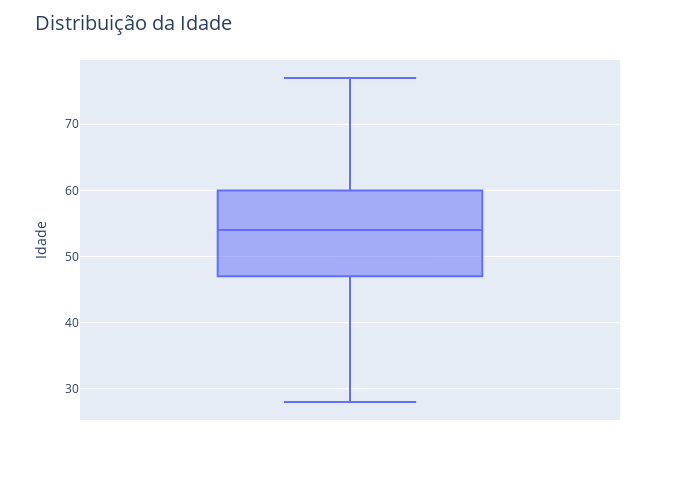

The cell this chart's notebook holds for it:
### Markdown cell above
**Idade**

### Code cell
boxplot = px.box(df2, y='Age')

boxplot.update_layout(
    title='Distribuição da Idade',
    width=700,
    height=500,
    title_font_size=20,
    font=dict(size=12),
    xaxis_title=None,
    yaxis_title='Idade',
)
boxplot.show()

### Figure 1 — Plotly figure (JSON) as saved in the notebook; plotly's stock layout.template omitted (floating-point values rounded to 4 significant figures; data arrays with more than 128 entries replaced by an {"elided": "..."} marker saying what was removed)
{"data": [{"alignmentgroup": "True", "hovertemplate": "Age=%{y}<extra></extra>", "legendgroup": "", "marker": {"color": "#636efa"}, "name": "", "notched": false, "offsetgroup": "", "orientation": "v", "showlegend": false, "type": "box", "x0": " ", "xaxis": "x", "y": {"elided": "917 int values"}, "y0": " ", "yaxis": "y"}], "layout": {"boxmode": "group", "font": {"size": 12}, "height": 500, "legend": {"tracegroupgap": 0}, "margin": {"t": 60}, "title": {"font": {"size": 20}, "text": "Distribuição da Idade"}, "width": 700, "xaxis": {"anchor": "y", "domain": [0, 1], "title": {}}, "yaxis": {"anchor": "x", "domain": [0, 1], "title": {"text": "Idade"}}}}
